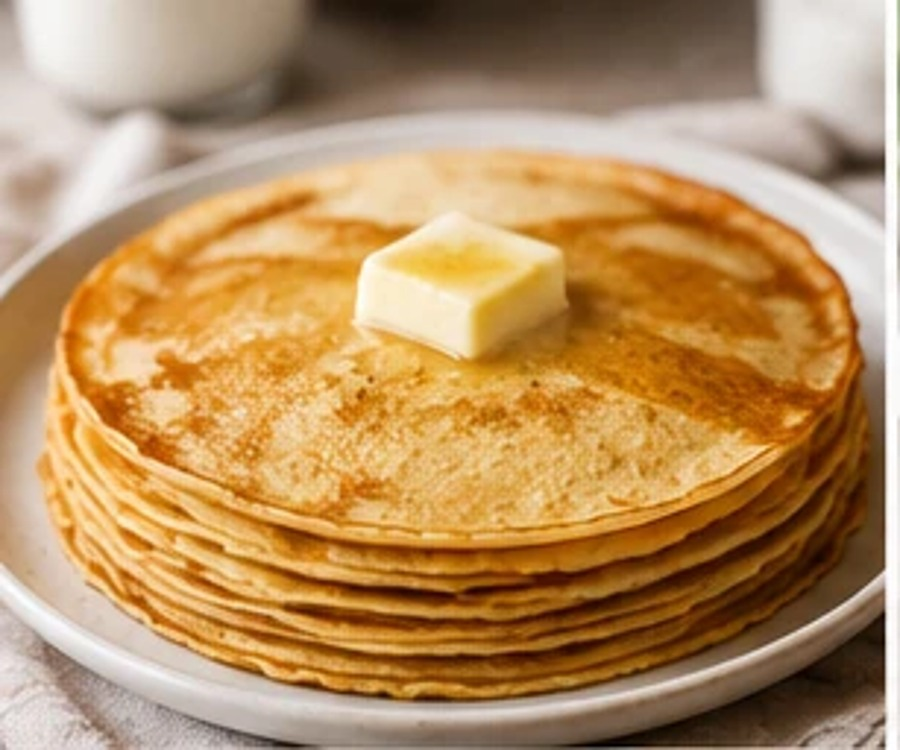
#> input picture berry-pancakes.jpg, 900 x 750 px, found by its file name
$ python make_v7.py
#> lines starting #> are read from the running program, lines starting #| are printed output that depends on the picture
from PIL import Image, ImageEnhance, ImageFilter
from pathlib import Path
import json, shutil
root=Path('/mnt/data/build8')
photos=root/'public'/'photos'; photos.mkdir(parents=True,exist_ok=True)
recipes=[
('bliny','Блины','Классические тонкие блины на молоке','25 мин','Легко','berry-pancakes.jpg',['ingredients-prep-scene.jpg','chef-kitchen-scene.jpg','pan-pancake-scene.jpg','plating-pancakes-scene.jpg']),
('syrniki','Сырники','Нежные творожные сырники с золотистой корочкой','30 мин','Легко','syrniki-fresh.jpg',['ingredients-prep-scene.jpg','batter-bowl.png','pan-fry.png','plated-meal.png']),
('omelet','Омлет','Пышный сливочный омлет с зеленью','15 мин','Легко','omelette.jpg',['ingredients-prep-scene.jpg','bowl-whisk.png','covered-pan.png','fried-egg.png']),
('carbonara','Паста карбонара','Шёлковистая паста с сыром и яичным соусом','30 мин','Средне','pasta.jpg',['ingredients-prep-scene.jpg','boiling-pot.jpg' if (root/'assets/illustrations/boiling-pot.jpg').exists() else 'boiling-pot.png','saute-pan.png','pasta-plate.png']),
('borsch','Борщ','Насыщенный домашний борщ со свёклой','1 ч 30 мин','Средне','borsch.jpg',['vegetable-board.png','pot-cooking.png','stirring-pot.png','soup-bowl.png']),
('oladi','Оладьи','Воздушные оладьи на кефире','25 мин','Легко','pancakes.jpg',['ingredients-prep-scene.jpg','bowl-whisk.png','crepe-pan.png','pancake-stack.png']),
('chicken-soup','Куриный суп','Лёгкий домашний суп с курицей и овощами','50 мин','Средне','chicken-soup.jpg',['vegetable-board.png','boiling-pot-2.png','stirring-pot.png','steaming-bowl.png']),
('sharlotka','Шарлотка','Мягкий яблочный пирог с корицей','55 мин','Легко','chocolate-cake-fresh.jpg',['ingredients-prep-scene.jpg','batter-bowl.png','oven.png','plated-meal.png'])]

def fit_save(src,dst,seed=0):
#> called with seed = 0
    im=Image.open(src).convert('RGB')
#> im is the input picture: PIL image 900x750 RGB; mean R, G, B 183.3, 144, 96.4
    # crop 16:10
    w,h=im.size; target=1.6
#> after `w, h = im.size`: w = 900; h = 750
    if w/h>target:
        nw=int(h*target); x=(w-nw)//2; im=im.crop((x,0,x+nw,h))
    else:
        nh=int(w/target); y=(h-nh)//2; im=im.crop((0,y,w,y+nh))
#> after `nh = int(w / target)`: nh = 562
#> after `y = (h - nh) // 2`: y = 94
#> after `im = im.crop((0, y, w, y + nh))`:
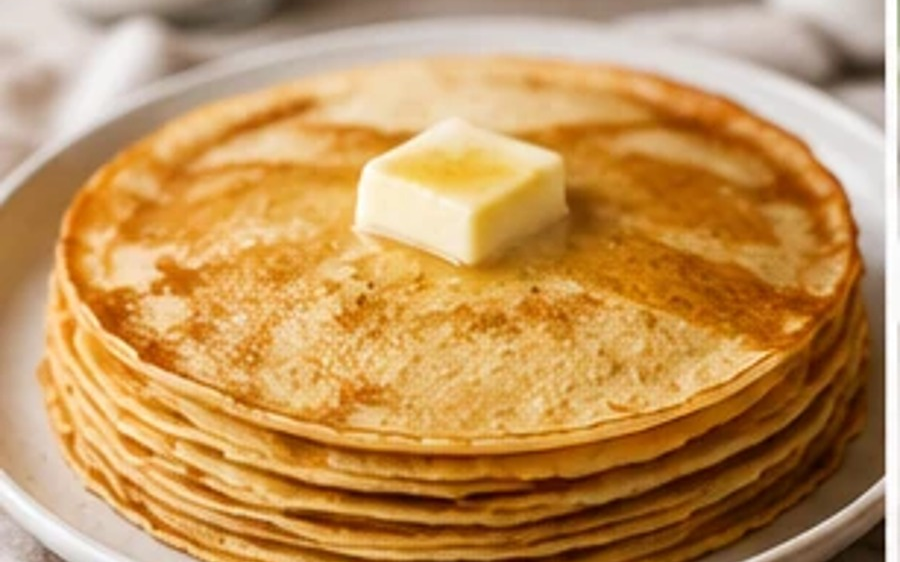
#> im: PIL image 900x562 RGB; mean R, G, B 195, 148.9, 91.2
    im=im.resize((1280,800),Image.Resampling.LANCZOS)
#> im: PIL image 1280x800 RGB
    im=ImageEnhance.Color(im).enhance(0.9+0.03*(seed%4))
    im=ImageEnhance.Brightness(im).enhance(1.02)
    im.save(dst,'WEBP',quality=86,method=6)

for ri,(rid,*rest) in enumerate(recipes):
    d=photos/rid; d.mkdir(exist_ok=True)
    dish=rest[4]; steps=rest[5]
    fit_save(root/'assets/food'/dish,d/'dish.webp',ri)
    for i,s in enumerate(steps,1):
        p=root/'assets/illustrations'/s
        if not p.exists(): p=root/'assets/food'/dish
        fit_save(p,d/f'step-{i}.webp',ri+i)
#> (the run stopped early here; a loop or call above may not have finished)
